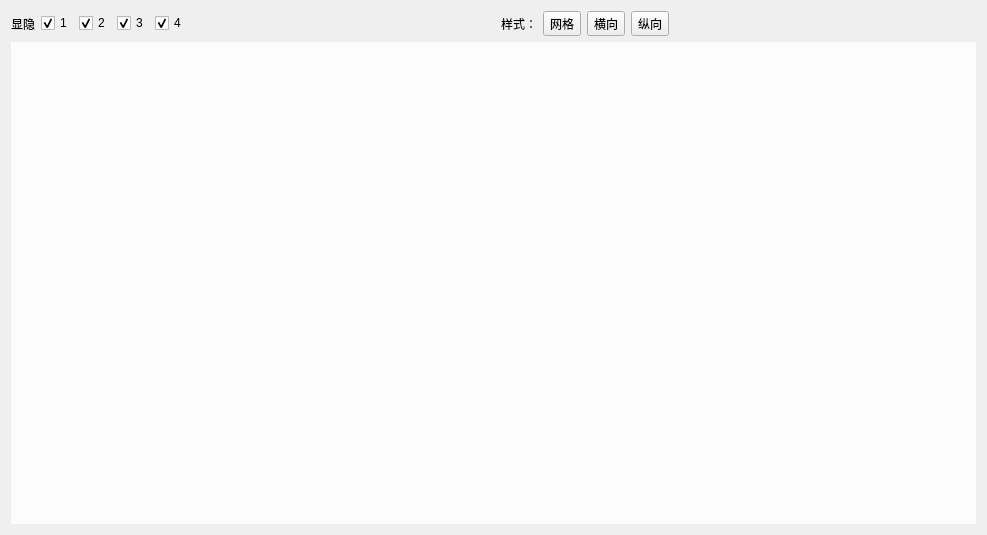
<?xml version="1.0" encoding="UTF-8"?>
<ui version="4.0">
 <class>CurveViewForm</class>
 <widget class="QWidget" name="CurveViewForm">
  <property name="geometry">
   <rect>
    <x>0</x>
    <y>0</y>
    <width>987</width>
    <height>535</height>
   </rect>
  </property>
  <property name="windowTitle">
   <string>Form</string>
  </property>
  <layout class="QVBoxLayout" name="verticalLayout" stretch="0,1">
   <item>
    <layout class="QHBoxLayout" name="horizontalLayout">
     <item>
      <widget class="QLabel" name="label">
       <property name="text">
        <string>显隐</string>
       </property>
      </widget>
     </item>
     <item>
      <widget class="QCheckBox" name="checkBox1">
       <property name="text">
        <string>1</string>
       </property>
       <property name="checked">
        <bool>true</bool>
       </property>
      </widget>
     </item>
     <item>
      <widget class="QCheckBox" name="checkBox2">
       <property name="text">
        <string>2</string>
       </property>
       <property name="checked">
        <bool>true</bool>
       </property>
      </widget>
     </item>
     <item>
      <widget class="QCheckBox" name="checkBox_3">
       <property name="text">
        <string>3</string>
       </property>
       <property name="checked">
        <bool>true</bool>
       </property>
      </widget>
     </item>
     <item>
      <widget class="QCheckBox" name="checkBox_4">
       <property name="text">
        <string>4</string>
       </property>
       <property name="checked">
        <bool>true</bool>
       </property>
      </widget>
     </item>
     <item>
      <spacer name="horizontalSpacer_2">
       <property name="orientation">
        <enum>Qt::Horizontal</enum>
       </property>
       <property name="sizeHint" stdset="0">
        <size>
         <width>40</width>
         <height>20</height>
        </size>
       </property>
      </spacer>
     </item>
     <item>
      <widget class="QLabel" name="label_2">
       <property name="text">
        <string>样式：</string>
       </property>
      </widget>
     </item>
     <item>
      <widget class="QToolButton" name="grodtoolButton">
       <property name="text">
        <string>网格</string>
       </property>
      </widget>
     </item>
     <item>
      <widget class="QToolButton" name="hortoolButton">
       <property name="text">
        <string>横向</string>
       </property>
      </widget>
     </item>
     <item>
      <widget class="QToolButton" name="vertoolButton">
       <property name="text">
        <string>纵向</string>
       </property>
      </widget>
     </item>
     <item>
      <spacer name="horizontalSpacer">
       <property name="orientation">
        <enum>Qt::Horizontal</enum>
       </property>
       <property name="sizeHint" stdset="0">
        <size>
         <width>40</width>
         <height>20</height>
        </size>
       </property>
      </spacer>
     </item>
    </layout>
   </item>
   <item>
    <widget class="QWidget" name="widget" native="true">
     <property name="styleSheet">
      <string notr="true">#widget{background-color: rgb(252, 252, 252);}</string>
     </property>
    </widget>
   </item>
  </layout>
 </widget>
 <resources/>
 <connections/>
</ui>
